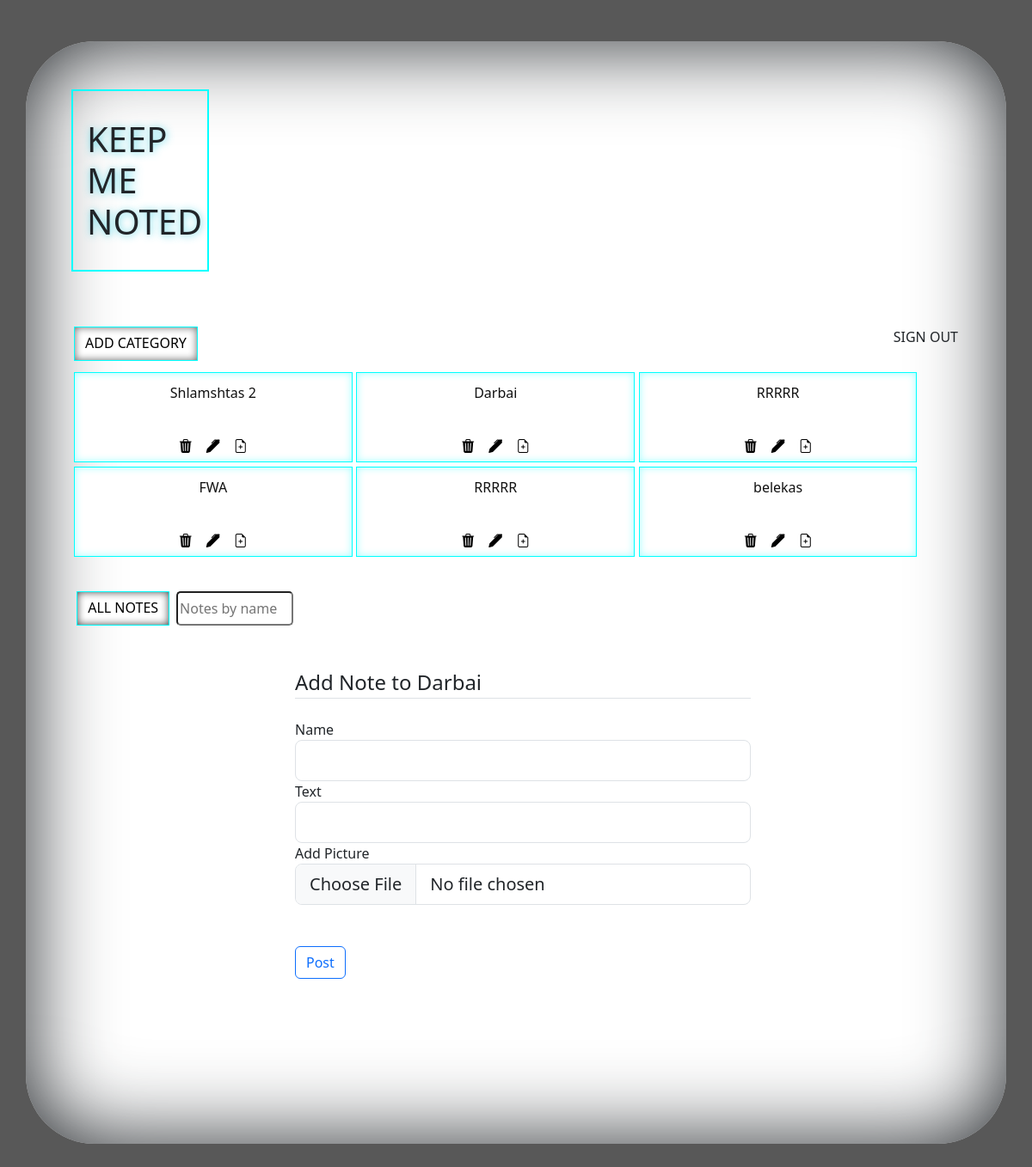
The page /noting/2 on the database as committed earlier.
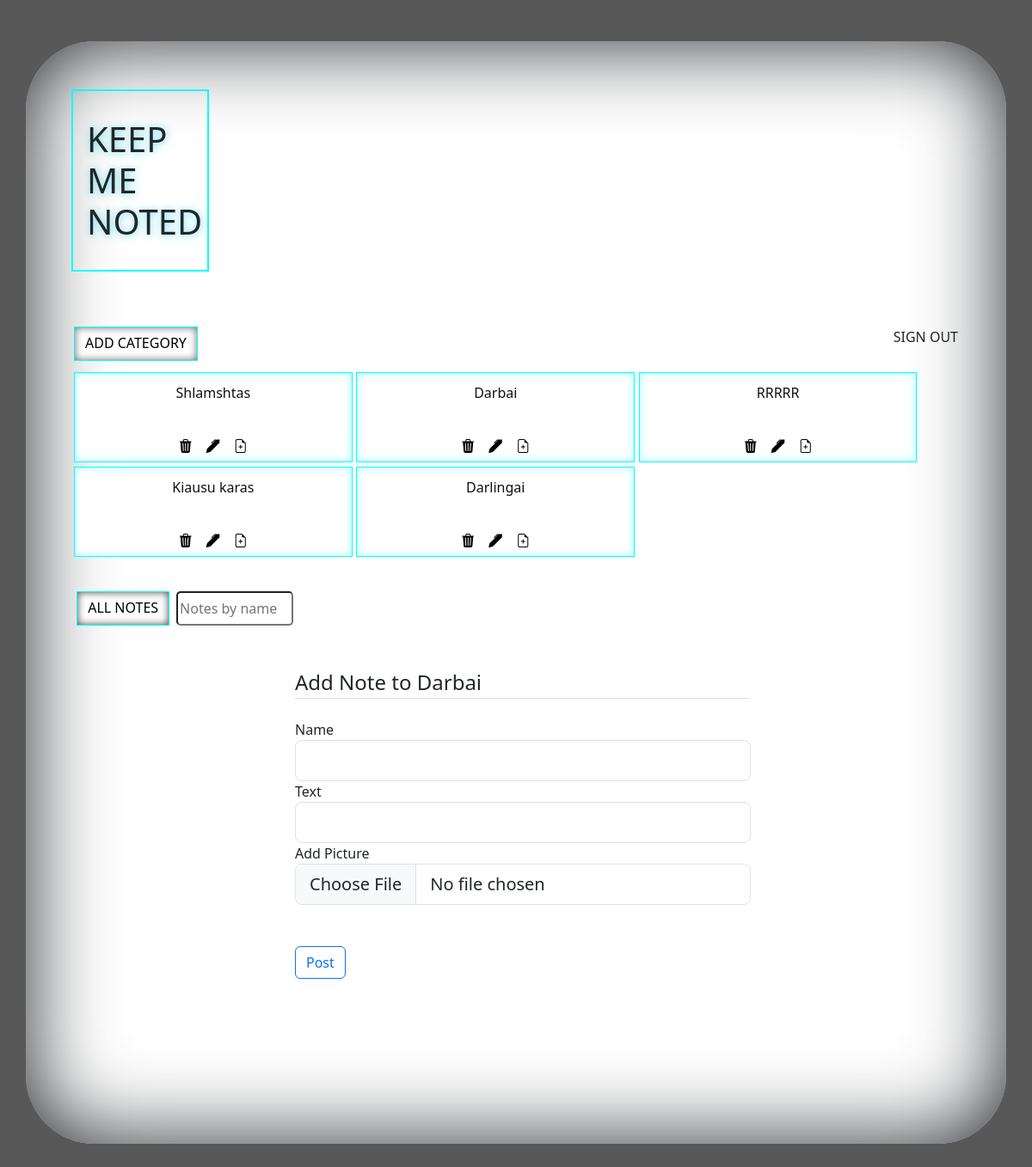
The same page on the database as committed later.
### app/db_models/Category.py (models this page shows, shortened)
class Category(db.Model):
    __tablename__ = "categories"
    id = db.Column(db.Integer, primary_key=True)
    category_name = db.Column(db.String(50), nullable=False)
    notes = db.relationship("Note", backref="categories", cascade='all, delete')

### app/routes.py (the view, shortened to what this page needs)
@app.route('/noting/<int:id>' , methods=['GET', 'POST'])
def noting(id):
    category= Category.query.filter_by(id=id).first()
    category_name = category.category_name
    form = AddNoteForm()
    categories = Category.query.all()
    category= Category.query.filter_by(id=id).first()
    return render_template ("add_note.html", form=form, categories=categories , name=category_name)

### app/forms.py
class AddNoteForm(FlaskForm):
    name = StringField("Name", [DataRequired()])
    text = StringField("Text", [DataRequired()])
    picture = FileField('Add Picture', validators=[FileAllowed(['jpg', 'png'])])
    submit = SubmitField('Post')

class SearchForm(FlaskForm):
    searched = StringField("Searched", [DataRequired()])
    submit = SubmitField('Submit')

### app/routes.py (called while the page is built)
@app.context_processor
def base():
    form = SearchForm()
    return dict(form=form)

### app/templates/add_note.html (shortened to what this page needs)
{%extends "main.html"%}
{%block content%}
<div class="content-section; w-50 p-3; mx-auto pt-5" >
    <form method="POST" action="" enctype="multipart/form-data">
       <fieldset class="form-group">
           <legend class="border-bottom mb-4">Add Note to {{name}}</legend>
           <div class="form-group">
                {{ form.name.label(class="form-control-label") }}
                {% if form.name.errors %}
                {{ form.name(class="form-control form-control-lg is-invalid") }}
                <div class="invalid-feedback">
                {% for error in form.name.errors %}
                <span>{{ error }}</span>
                {% endfor %}
                </div>
                {% else %}
                {{ form.name(class="form-control form-control-lg") }}
                {% endif %}
           </div>
           <div class="form-group">
                {{ form.text.label(class="form-control-label") }}
                {% if form.text.errors %}
                {{ form.text(class="form-control form-control-lg is-invalid") }}
                <div class="invalid-feedback">
                {% for error in form.text.errors %}
                <span>{{ error }}</span>
                {% endfor %}
                </div>
                {% else %}
                {{ form.text(class="form-control form-control-lg") }}
                {% endif %}
            </div>
            <div class="form-group">
                 {{ form.picture.label(class="form-control-label") }}
                 {% if form.picture.errors %}
                 {{ form.picture(class="form-control form-control-lg is-invalid") }}
                 <div class="invalid-feedback">
                 {% for error in form.picture.errors %}
                 <span>{{ error }}</span>
                 {% endfor %}
                 </div>
                 {% else %}
                 {{ form.picture(class="form-control form-control-lg") }}
                 {% endif %}
             </div>
           <br>
       </fieldset>
             <br>
       <div class="form-group" style="margin-bottom: 2rem;">
          {{ form.submit(class="btn btn-outline-primary") }}
       </div>
    </form>
</div>
{%endblock content%}

### app/templates/main.html (shortened to what this page needs)
<!DOCTYPE html>
<html lang="en">
<head>
    <link href="https://cdn.jsdelivr.net/npm/bootstrap@5.3.0-alpha1/dist/css/bootstrap.min.css" rel="stylesheet"
 />
    <link rel="stylesheet" href="https://cdn.jsdelivr.net/npm/bootstrap-icons@1.10.3/font/bootstrap-icons.css">
    <link rel="stylesheet" href="{{ url_for('static' , filename = '/stylesheets/style.css')}}">
</head>
<body>
  <div class="container" id="container-1" >
    <div id="brand_flash_container">
      <div id="brand-container">
          <h1 id="brand" >KEEP <br> ME <br> NOTED</h1>
      </div>
    </div>
  <div class = "all-cards-container"
   >
    <div id="signout-container">
      <a id="add_category" class="btn btn-primary" href="{{ url_for('add_category')}}" class="nav-link px-2 ">ADD CATEGORY</a>
      <a id="signout" href="{{ url_for('logout') }}" class="nav-link px-2 ">SIGN OUT</a>
    </div>
    <div  id="container-category">
        {% for category in categories %}
        <div class="btn btn-secondary"  id="buttons-category" >
        <a href="{{ url_for('notes' , id = category.id )}}" style="margin: 0.3rem  0.3rem  0rem  0rem;
                          height: 5rem; word-wrap: break-word; text-decoration: none;">
            <h6 id="category-name" >{{category['category_name']}}</h6>
        </a>
        <div style="display: flex; justify-content: center;">
          <a  href="{{ url_for('delete' , id = category.id) }}" class="nav-link px-2 ">
            <i class="bi bi-trash3-fill"></i>
          </a>
          <a href="{{ url_for('edit_category' , id = category.id )}}" class="nav-link px-2 ">
            <i class="bi bi-pen-fill"></i>
          </a>
          <a href="{{ url_for('noting' , id = category.id )}}" class="nav-link px-2 ">
            <i class="bi bi-file-earmark-plus"></i>
          </a>
        </div>
        </div>
        {% endfor %}
      </div>
      <div style="display: flex; flex-direction: column;">
        <div class="note-filter-container" >
            <a class="btn btn-primary"  id = "all-notes-filter" href="{{ url_for('all_notes')}}">ALL NOTES</a>
               <form method="POST" class = "d-flex" action="{{url_for('search')}}">
                 <input id="serach-by-name" class="form_control me-2" type="search" placeholder="Notes by name" aria-label="Search" , name="searched">
               </form>
        </div>
        {% block content %}
        {% endblock %}
      </div>
    </div>
  </div>
</body>
</html>

### app/static/stylesheets/style.css (style rules this page uses)
body { background-color: rgb(88, 88, 88); }
#brand_flash_container { display: flex; justify-content: space-between; align-items: center; padding: 3rem 0rem; padding-top: 1rem; }
#brand, #flash { margin: 0.5rem 3%; }
#brand { padding: 2rem 1rem; border: 2px solid cyan; text-shadow: 1px 1px 10px rgba(73, 213, 231, 0.836); }
#signout-container { display: flex; justify-content: space-between; padding: 0.5rem; padding-right: 1rem; padding-bottom: 0; }
#signout, #add_category { height:2.5rem; }
#add_category { border-radius: 0%; border-color: cyan; background-color: rgb(255, 255, 255); color: black; box-shadow:0px 0px 10px 0px rgb(105, 105, 105) inset; }
#container-1 { background-color: rgb(255, 255, 255); padding-right: 2rem; padding-top: 2rem; padding-bottom: 10rem; padding-left: 3rem; display: flex; flex-direction: column; justify-content: center; border-radius: 5rem; box-shadow: 0 0 100px 1px inset; margin-top: 3rem; margin-bottom: 10rem; }
#container-category { display: flex; flex-wrap: wrap; justify-content: start; padding: 0.5rem; }
#buttons-category { margin: 0.3rem 0.3rem 0rem 0rem; width:31% ; border-radius: 0%; border-color: cyan; background-color: rgb(255, 255, 255); color: black; box-shadow:0px 0px 10px 0px rgba(0, 255, 255, 0.37) inset; }
#category-name { padding: 0.5rem; color: rgb(17, 17, 17); }
.note-filter-container { display: flex; padding: 0rem 0.7rem; margin-top: 2rem; height: 2.5rem; }
#serach-by-name { width: 8.5rem; border-radius: 5px; margin-left: 0.5rem; }
#all-notes-filter { border-radius: 0%; border-color: cyan; background-color: rgb(255, 255, 255); color: black; box-shadow:0px 0px 10px 0px rgb(70, 70, 70) inset; }

Rows that differ between the two databases and show on the page:
removed Category: category_name "belekas"
changed Category: category_name "Shlamshtas 2" → "Shlamshtas"
changed Category: category_name "FWA" → "Kiausu karas"
changed Category: category_name "RRRRR" → "Darlingai"
